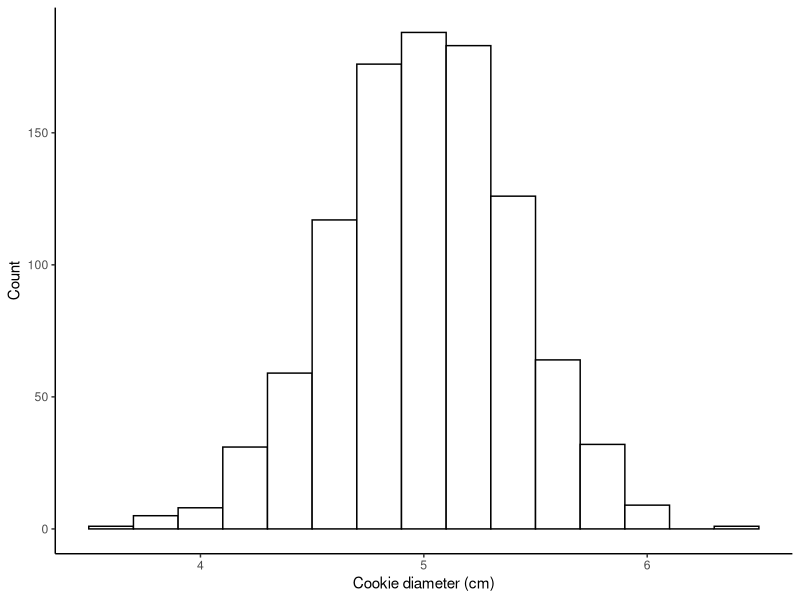

Source code (R):
# Histogram for data cookies diameter ------------------------------------

# Packages
library(dplyr)
library(ggplot2)

# Import the data
cookies_diameter <- read.csv("data/cookies_diameter.csv")

# Histogram 
freq_hist <- cookies_diameter %>% 
  ggplot(aes(x = D)) +
  geom_histogram(color = "black", fill = "white", binwidth = 0.2) +
  xlab("Cookie diameter (cm)") +
  ylab("Count") +
  theme_classic() 

# Save histogram
ggsave(filename = "graphs/diameter_cookies_hist.jpeg", plot = freq_hist)